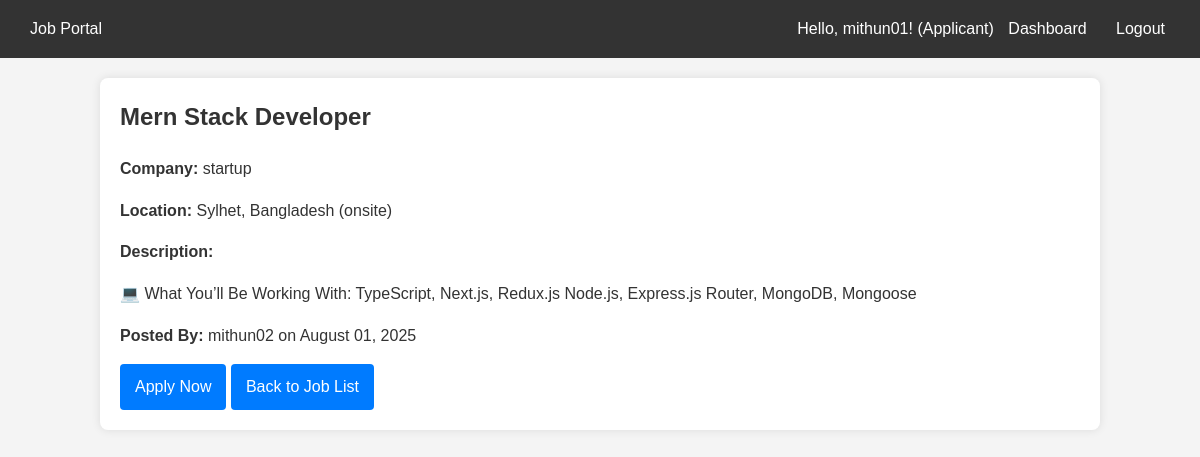
The page /jobs/2/ (signed in) on the database its author committed.
### jobs/models.py (models this page shows, shortened)
class User(AbstractUser):
    ROLE_CHOICES = (
        ('applicant', 'Applicant'),
        ('employer', 'Employer'),
    )
    role = models.CharField(max_length=20, choices=ROLE_CHOICES, default='applicant')

class Job(models.Model):
    title = models.CharField(max_length=255)
    company_name = models.CharField(max_length=255)
    location = models.CharField(max_length=255)
    description = models.TextField()
    posted_by = models.ForeignKey(User, on_delete=models.CASCADE, related_name='posted_jobs')
    created_at = models.DateTimeField(auto_now_add=True)

### jobs/views.py (the view)
# urls.py: path('jobs/<int:job_id>/', job_views.job_detail, name='job_detail'),
@login_required
def job_detail(request, job_id):
    job = get_object_or_404(Job, id=job_id)
    return render(request, 'jobs/job_detail.html', {'job': job})

### jobs/templates/jobs/job_detail.html (shortened to what this page needs)
{% extends 'jobs/base.html' %}
{% block content %}
    <h2>{{ job.title }}</h2>
    <p><strong>Company:</strong> {{ job.company_name }}</p>
    <p><strong>Location:</strong> {{ job.location }}</p>
    <p><strong>Description:</strong></p>
    <p>{{ job.description }}</p>
    <p><strong>Posted By:</strong> {{ job.posted_by.username }} on {{ job.created_at|date:"F d, Y" }}</p>
    <a href="{% url 'apply_for_job' job.id %}" class="btn btn-primary">Apply Now</a>
    <a href="{% url 'job_list' %}" class="btn">Back to Job List</a>
{% endblock %}

### jobs/templates/jobs/base.html (shortened to what this page needs)
<!DOCTYPE html>
<html lang="en">
<head>
</head>
<body>
    <nav class="navbar">
        <div>
            <a href="{% url 'home' %}">Job Portal</a>
        </div>
        <div>
            {% if user.is_authenticated %}
                <span>Hello, {{ user.username }}! ({{ user.role|capfirst }})</span>
                {% if user.role == 'employer' %}
                    <a href="{% url 'employer_dashboard' %}">Dashboard</a>
                {% elif user.role == 'applicant' %}
                    <a href="{% url 'applicant_dashboard' %}">Dashboard</a>
                {% endif %}
               <form action="{% url 'logout' %}" method="post" style="display:inline;">
    <button type="submit" class="btn" style="background:none;border:none;color:white;cursor:pointer;">Logout</button>
</form>
            {% else %}
                <a href="{% url 'login' %}">Login</a>
                <a href="{% url 'register' %}">Register</a>
            {% endif %}
        </div>
    </nav>
    <div class="container">
        {% block content %}{% endblock %}
    </div>
</body>
</html>

### jobs/templates/jobs/base.html (style rules this page uses)
body { font-family: Arial, sans-serif; margin: 0; padding: 0; background-color: #f4f4f4; color: #333; line-height: 1.6; }
.navbar { background-color: #333; color: white; padding: 10px 20px; display: flex; justify-content: space-between; align-items: center; }
.navbar a { color: white; text-decoration: none; margin: 0 10px; padding: 5px 0; }
.container { max-width: 960px; margin: 20px auto; padding: 20px; background-color: white; border-radius: 8px; box-shadow: 0 0 10px rgba(0,0,0,0.1); }
h1, h2, h3, h4 { color: #333; margin-top: 0; }
.btn { background-color: #007bff; color: white; padding: 10px 15px; border: none; border-radius: 4px; cursor: pointer; text-decoration: none; display: inline-block; font-size: 1rem; }

### rows shown on the page
User: username "mithun01", role "Applicant"
Job: title "Mern Stack Developer", company_name "startup", location "Sylhet, Bangladesh (onsite)", description "💻 What You’ll Be Working With: TypeScript, Next.js, Redux.js Node.js, Express.js Router, MongoDB, Mongoose", posted_by.username "mithun02", created_at "August 01, 2025"
